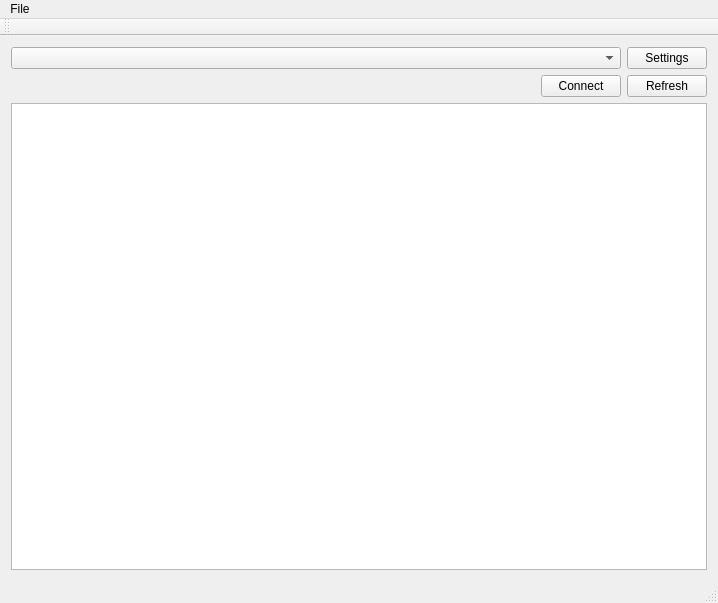
<?xml version="1.0" encoding="UTF-8"?>
<ui version="4.0">
 <class>MainWindow</class>
 <widget class="QMainWindow" name="MainWindow">
  <property name="geometry">
   <rect>
    <x>0</x>
    <y>0</y>
    <width>718</width>
    <height>603</height>
   </rect>
  </property>
  <property name="windowTitle">
   <string>MainWindow</string>
  </property>
  <widget class="QWidget" name="centralWidget">
   <layout class="QVBoxLayout" name="verticalLayout">
    <item>
     <layout class="QVBoxLayout" name="comportLayout">
      <property name="sizeConstraint">
       <enum>QLayout::SetDefaultConstraint</enum>
      </property>
      <item>
       <layout class="QHBoxLayout" name="comportSelectionLayout">
        <property name="sizeConstraint">
         <enum>QLayout::SetDefaultConstraint</enum>
        </property>
        <item>
         <widget class="QComboBox" name="comportComboBox">
          <property name="sizePolicy">
           <sizepolicy hsizetype="MinimumExpanding" vsizetype="Fixed">
            <horstretch>0</horstretch>
            <verstretch>0</verstretch>
           </sizepolicy>
          </property>
         </widget>
        </item>
        <item>
         <widget class="QPushButton" name="comportSettingsBtn">
          <property name="text">
           <string>Settings</string>
          </property>
         </widget>
        </item>
       </layout>
      </item>
      <item>
       <layout class="QHBoxLayout" name="comportButtonLayout">
        <item>
         <spacer name="horizontalSpacer">
          <property name="orientation">
           <enum>Qt::Horizontal</enum>
          </property>
          <property name="sizeHint" stdset="0">
           <size>
            <width>40</width>
            <height>20</height>
           </size>
          </property>
         </spacer>
        </item>
        <item>
         <widget class="QPushButton" name="comportConnectBtn">
          <property name="text">
           <string>Connect</string>
          </property>
          <property name="checkable">
           <bool>true</bool>
          </property>
          <property name="checked">
           <bool>false</bool>
          </property>
         </widget>
        </item>
        <item>
         <widget class="QPushButton" name="comportRefreshBtn">
          <property name="text">
           <string>Refresh</string>
          </property>
         </widget>
        </item>
       </layout>
      </item>
     </layout>
    </item>
    <item>
     <widget class="QTableView" name="serialTableView"/>
    </item>
   </layout>
  </widget>
  <widget class="QMenuBar" name="menuBar">
   <property name="geometry">
    <rect>
     <x>0</x>
     <y>0</y>
     <width>718</width>
     <height>21</height>
    </rect>
   </property>
   <widget class="QMenu" name="menuTest">
    <property name="title">
     <string>File</string>
    </property>
   </widget>
   <addaction name="menuTest"/>
  </widget>
  <widget class="QToolBar" name="mainToolBar">
   <attribute name="toolBarArea">
    <enum>TopToolBarArea</enum>
   </attribute>
   <attribute name="toolBarBreak">
    <bool>false</bool>
   </attribute>
  </widget>
  <widget class="QStatusBar" name="statusBar"/>
 </widget>
 <layoutdefault spacing="6" margin="11"/>
 <resources/>
 <connections/>
</ui>
